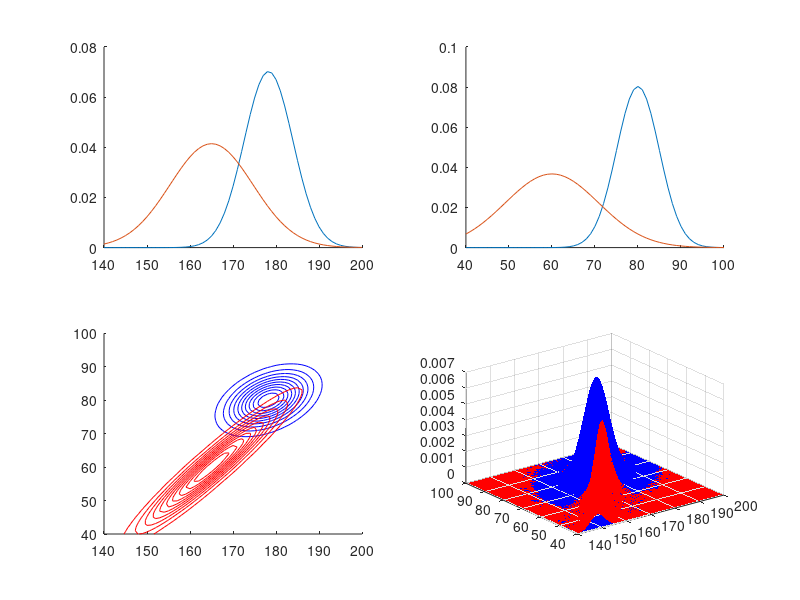

Here is the MATLAB script that generated this plot:
%% Laden der Daten
data = load("genderData.mat");
height_m = data.height_m_in_cm;
height_f = data.height_f_in_cm;
weight_m = data.weight_m_in_kg;
weight_f = data.weight_f_in_kg;
    
%% Schätzung der Parameter der Verteilungen

mu_hm = mean(height_m);
mu_hf = mean(height_f);
mu_wm = mean(weight_m);
mu_wf = mean(weight_f);
mu_m = [mu_hm mu_wm];
mu_f = [mu_hf mu_wf];


var_hm = var(height_m);
var_hf = var(height_f);
var_wm = var(weight_m);
var_wf = var(weight_f);

cov_m = cov(height_m, weight_m);
cov_f = cov(height_f, weight_f);
    
%% Darstellung der geschätzen Verteilungen
vals_height = 140:200;
mh_prob = mvnpdf(vals_height', mu_hm, var_hm);
fh_prob = mvnpdf(vals_height', mu_hf, var_hf);

vals_weight = 40:100;
mw_prob = mvnpdf(vals_weight', mu_wm, var_wm);
fw_prob = mvnpdf(vals_weight', mu_wf, var_wf);

[grid_h, grid_w] = meshgrid(vals_height, vals_weight);
grid = [grid_h(:) grid_w(:)];
contour_vals_m = mvnpdf(grid, mu_m, cov_m);
contour_vals_m = reshape(contour_vals_m, size(grid_h));
contour_vals_f = mvnpdf(grid, mu_f, cov_f);
contour_vals_f = reshape(contour_vals_f, size(grid_h));

figure;
subplot(2,2,1);
hold on;
plot(vals_height, mh_prob);
plot(vals_height, fh_prob);
hold off;

subplot(2, 2, 2);
hold on;
plot(vals_weight, mw_prob);
plot(vals_weight, fw_prob);
hold off;

subplot(2, 2, 3);
hold on;
contour(grid_h, grid_w, contour_vals_m, "b");
contour(grid_h, grid_w, contour_vals_f, "r");
hold off;

subplot(2, 2, 4);
surf(grid_h, grid_w, contour_vals_m, 'FaceColor', 'blue', 'EdgeColor', 'none');
hold on;
surf(grid_h, grid_w, contour_vals_f, 'FaceColor', 'red', 'EdgeColor', 'none');
hold off;

%% Naiver Bayes Klassifikator
%  Variablen unabhängig, eindimensionale Normalverteilungen

hm = mvnpdf(182, mu_hm, var_hm);
wm = mvnpdf(182, mu_wm, var_wm);
pred_m = hm * wm;
hf = mvnpdf(79, mu_hf, var_hf);
wf = mvnpdf(79, mu_wf, var_wf);
pred_f = hf * wf;
[~, idx] = max([pred_m pred_f]);
disp(idx);

hm = mvnpdf(188, mu_hm, var_hm);
wm = mvnpdf(188, mu_wm, var_wm);
pred_m = hm * wm;
hf = mvnpdf(130, mu_hf, var_hf);
wf = mvnpdf(130, mu_wf, var_wf);
pred_f = hf * wf;
[~, idx] = max([pred_m pred_f]);
disp(idx);

hm = mvnpdf(195, mu_hm, var_hm);
wm = mvnpdf(195, mu_wm, var_wm);
pred_m = hm * wm;
hf = mvnpdf(95, mu_hf, var_hf);
wf = mvnpdf(95, mu_wf, var_wf);
pred_f = hf * wf;
[~, idx] = max([pred_m pred_f]);
disp(idx);
   
%% Bayes Klassifikator
%  Variablen abhängig, mehrdimensionale Normalverteilung

pred = [mvnpdf([182 79], mu_m, cov_m), mvnpdf([182 79], mu_f, cov_f)];
[~, idx] = max(pred);
disp(idx);

pred = [mvnpdf([188 130], mu_m, cov_m), mvnpdf([188 130], mu_f, cov_f)];
[~, idx] = max(pred);
disp(idx);

pred = [mvnpdf([195 95], mu_m, cov_m), mvnpdf([195 95], mu_f, cov_f)];
[~, idx] = max(pred);
disp(idx);
